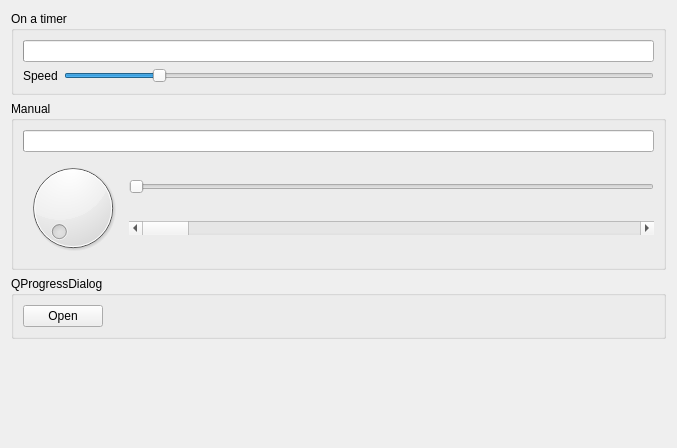
<?xml version="1.0" encoding="UTF-8"?>
<ui version="4.0">
 <class>Demo</class>
 <widget class="QWidget" name="Demo">
  <property name="geometry">
   <rect>
    <x>0</x>
    <y>0</y>
    <width>677</width>
    <height>448</height>
   </rect>
  </property>
  <property name="windowTitle">
   <string>Nyan nyan nyan nyan</string>
  </property>
  <property name="windowIcon">
   <iconset resource="data.qrc">
    <normaloff>:/icon.png</normaloff>:/icon.png</iconset>
  </property>
  <layout class="QVBoxLayout" name="verticalLayout_4">
   <item>
    <widget class="QGroupBox" name="groupBox">
     <property name="title">
      <string>On a timer</string>
     </property>
     <layout class="QVBoxLayout" name="verticalLayout">
      <item>
       <widget class="QProgressBar" name="timer_bar"/>
      </item>
      <item>
       <layout class="QHBoxLayout" name="horizontalLayout">
        <item>
         <widget class="QLabel" name="label">
          <property name="text">
           <string>Speed</string>
          </property>
         </widget>
        </item>
        <item>
         <widget class="QSlider" name="timer_speed">
          <property name="minimum">
           <number>1</number>
          </property>
          <property name="maximum">
           <number>60</number>
          </property>
          <property name="value">
           <number>10</number>
          </property>
          <property name="orientation">
           <enum>Qt::Horizontal</enum>
          </property>
         </widget>
        </item>
       </layout>
      </item>
     </layout>
    </widget>
   </item>
   <item>
    <widget class="QGroupBox" name="groupBox_2">
     <property name="title">
      <string>Manual</string>
     </property>
     <layout class="QVBoxLayout" name="verticalLayout_3">
      <item>
       <widget class="QProgressBar" name="manual_bar"/>
      </item>
      <item>
       <layout class="QHBoxLayout" name="horizontalLayout_2">
        <item>
         <widget class="QDial" name="manual_dial">
          <property name="minimumSize">
           <size>
            <width>0</width>
            <height>100</height>
           </size>
          </property>
         </widget>
        </item>
        <item>
         <layout class="QVBoxLayout" name="verticalLayout_2">
          <item>
           <widget class="QSlider" name="manual_slider">
            <property name="orientation">
             <enum>Qt::Horizontal</enum>
            </property>
           </widget>
          </item>
          <item>
           <widget class="QScrollBar" name="manual_scroll">
            <property name="orientation">
             <enum>Qt::Horizontal</enum>
            </property>
           </widget>
          </item>
         </layout>
        </item>
       </layout>
      </item>
     </layout>
    </widget>
   </item>
   <item>
    <widget class="QGroupBox" name="groupBox_3">
     <property name="title">
      <string>QProgressDialog</string>
     </property>
     <layout class="QFormLayout" name="formLayout">
      <item row="0" column="0">
       <widget class="QPushButton" name="dialog_open">
        <property name="text">
         <string>Open</string>
        </property>
       </widget>
      </item>
     </layout>
    </widget>
   </item>
   <item>
    <spacer name="verticalSpacer">
     <property name="orientation">
      <enum>Qt::Vertical</enum>
     </property>
     <property name="sizeHint" stdset="0">
      <size>
       <width>20</width>
       <height>75</height>
      </size>
     </property>
    </spacer>
   </item>
  </layout>
 </widget>
 <resources>
  <include location="data.qrc"/>
 </resources>
 <connections/>
</ui>
